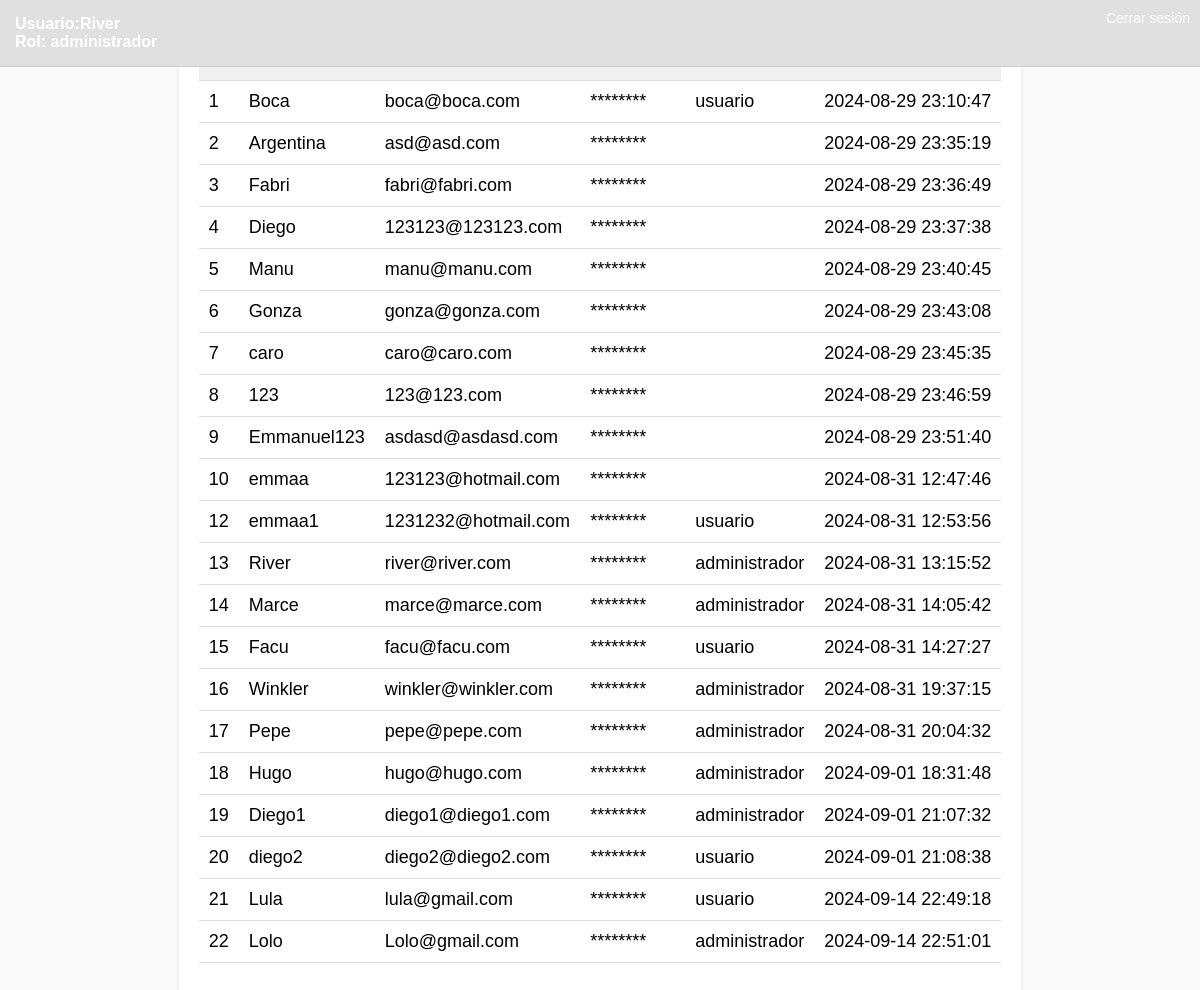
The app's page /dashboard.php (signed in) with its own data.
### tables this page shows
CREATE TABLE `users` (
  `id` int(11) NOT NULL,
  `username` varchar(50) NOT NULL,
  `email` varchar(100) NOT NULL,
  `password` varchar(255) NOT NULL,
  `role` enum('usuario','administrador') DEFAULT 'usuario',
  `created_at` timestamp NOT NULL DEFAULT current_timestamp(),
  `is_active` tinyint(1) DEFAULT 1
);

### dashboard.php (the view, shortened to what this page needs)
<?php
$isAdmin = $_SESSION['role'] === 'administrador';
$isUser = $_SESSION['role'] === 'usuario';
?>
<!DOCTYPE html>
<html lang="es">
<head>
    <link rel="stylesheet" href="styles.css">
</head>
<body>
    <div class="header">
        <div class="user-info">
            Usuario:<?php echo htmlspecialchars($_SESSION['username']); ?><br>
            Rol: <?php echo htmlspecialchars($_SESSION['role']); ?>
        </div>
        <div class="logout">
            <a href="logout.php">Cerrar sesión</a>
        </div>
    </div>
    <div class="content">
        <div class="table-container">
            <table>
                <thead>
                    <tr>
                        <?php if ($isAdmin): ?>
                            <th>#</th>
                            <th>Username</th>
                            <th>Email</th>
                            <th>Password</th>
                            <th>Role</th>
                            <th>Created At</th>
                        <?php elseif ($isUser): ?>
                            <th>#</th>
                            <th>Email</th>
                            <th>Password</th>
                        <?php endif; ?>
                    </tr>
                </thead>
                <tbody>
                    <?php
                    include 'db.php';
                    try {
                        if ($isAdmin) {
                            $stmt = $pdo->query("SELECT id, username, email, password, role, created_at FROM users");
                        } elseif ($isUser) {
                            $stmt = $pdo->query("SELECT id, email, password FROM users");
                        }
                        while ($row = $stmt->fetch(PDO::FETCH_ASSOC)) {
                            echo '<tr>';
                            echo '<td>' . htmlspecialchars($row['id']) . '</td>';
                            if ($isAdmin) {
                                echo '<td>' . htmlspecialchars($row['username']) . '</td>';
                            }
                            echo '<td>' . htmlspecialchars($row['email']) . '</td>';
                            echo '<td>********</td>';
                            if ($isAdmin) {
                                echo '<td>' . htmlspecialchars($row['role']) . '</td>';
                                echo '<td>' . htmlspecialchars($row['created_at']) . '</td>';
                            }
                            echo '</tr>';
                        }
                    } catch (PDOException $e) {
                        echo 'Error: ' . $e->getMessage();
                    }
                    ?>
                </tbody>
            </table>
        </div>
    </div>
</body>
</html>

### styles.css (style rules this page uses)
body { font-family: Arial, sans-serif; background-color: #f0f0f0; display: flex; justify-content: center; align-items: center; height: 100vh; margin: 0; }
a { color: #007BFF; text-decoration: none; }
table { width: 100%; border-collapse: collapse; margin: 20px 0; font-size: 18px; text-align: left; }
th, td { padding: 12px; border-bottom: 1px solid #ddd; }
th { background-color: #f8f8f8; color: #333; }
body { font-family: Arial, sans-serif; margin: 0; padding: 0; background-color: #f9f9f9; }
.header { background-color: #343a40; color: #fff; padding: 15px; display: flex; justify-content: space-between; align-items: center; }
.header a { color: #fff; text-decoration: none; }
.header .user-info { font-size: 16px; font-weight: bold; }
.header .logout { font-size: 14px; }
.table-container { margin: 20px; background-color: #fff; padding: 20px; border-radius: 8px; box-shadow: 0 2px 4px rgba(0, 0, 0, 0.1); position: relative; top: 71px; }
table { width: 100%; border-collapse: collapse; }
th, td { padding: 10px; text-align: left; border-bottom: 1px solid #ddd; }
th { background-color: #f0f0f0; }
.header { background-color: #f0f0f0; padding: 15px; display: flex; justify-content: space-between; align-items: center; }
.logout { position: absolute; top: 10px; right: 10px; }

### dashboard.php (style rules this page uses)
.header { width: 100%; background-color: #e0e0e0; padding: 15px; display: flex; justify-content: space-between; align-items: center; box-sizing: border-box; border-bottom: 1px solid #ccc; position: fixed; z-index: 10; top: 0; left: 0; }
.content { margin-top: 60px; }
.user-info { font-size: 16px; font-weight: bold; }
.logout { font-size: 14px; }
.table-container { margin-top: 20px; }
table { width: 100%; border-collapse: collapse; }
th, td { padding: 10px; text-align: left; border-bottom: 1px solid #ddd; }
th { background-color: #f0f0f0; }

### records on screen
users: id "1", username "Boca", email "boca@boca.com", role "usuario", created_at "2024-08-29 23:10:47"
users: id "2", username "Argentina", email "asd@asd.com", created_at "2024-08-29 23:35:19"
users: id "3", username "Fabri", email "fabri@fabri.com", created_at "2024-08-29 23:36:49"
users: id "4", username "Diego", email "123123@123123.com", created_at "2024-08-29 23:37:38"
users: id "5", username "Manu", email "manu@manu.com", created_at "2024-08-29 23:40:45"
users: id "6", username "Gonza", email "gonza@gonza.com", created_at "2024-08-29 23:43:08"
users: id "7", username "caro", email "caro@caro.com", created_at "2024-08-29 23:45:35"
users: id "8", username "123", email "123@123.com", created_at "2024-08-29 23:46:59"
users: id "9", username "Emmanuel123", email "asdasd@asdasd.com", created_at "2024-08-29 23:51:40"
users: id "10", username "emmaa", email "123123@hotmail.com", created_at "2024-08-31 12:47:46"
users: id "12", username "emmaa1", email "1231232@hotmail.com", role "usuario", created_at "2024-08-31 12:53:56"
users: id "13", username "River", email "river@river.com", role "administrador", created_at "2024-08-31 13:15:52"
users: id "14", username "Marce", email "marce@marce.com", role "administrador", created_at "2024-08-31 14:05:42"
users: id "15", username "Facu", email "facu@facu.com", role "usuario", created_at "2024-08-31 14:27:27"
users: id "16", username "Winkler", email "winkler@winkler.com", role "administrador", created_at "2024-08-31 19:37:15"
users: id "17", username "Pepe", email "pepe@pepe.com", role "administrador", created_at "2024-08-31 20:04:32"
users: id "18", username "Hugo", email "hugo@hugo.com", role "administrador", created_at "2024-09-01 18:31:48"
users: id "19", username "Diego1", email "diego1@diego1.com", role "administrador", created_at "2024-09-01 21:07:32"
users: id "20", username "diego2", email "diego2@diego2.com", role "usuario", created_at "2024-09-01 21:08:38"
users: id "21", username "Lula", email "lula@gmail.com", role "usuario", created_at "2024-09-14 22:49:18"
users: id "22", username "Lolo", email "Lolo@gmail.com", role "administrador", created_at "2024-09-14 22:51:01"

### other values on screen
$_SESSION['username'] "River"
$_SESSION['role'] "administrador"
